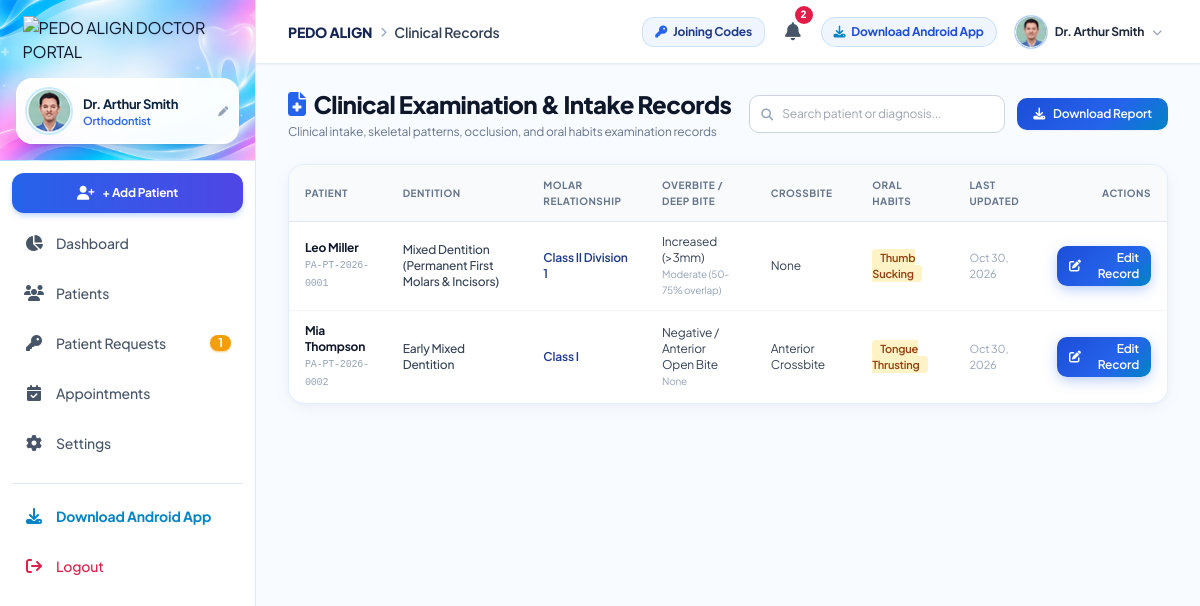
Before: /clinical-records/ (signed in) with the older database file.
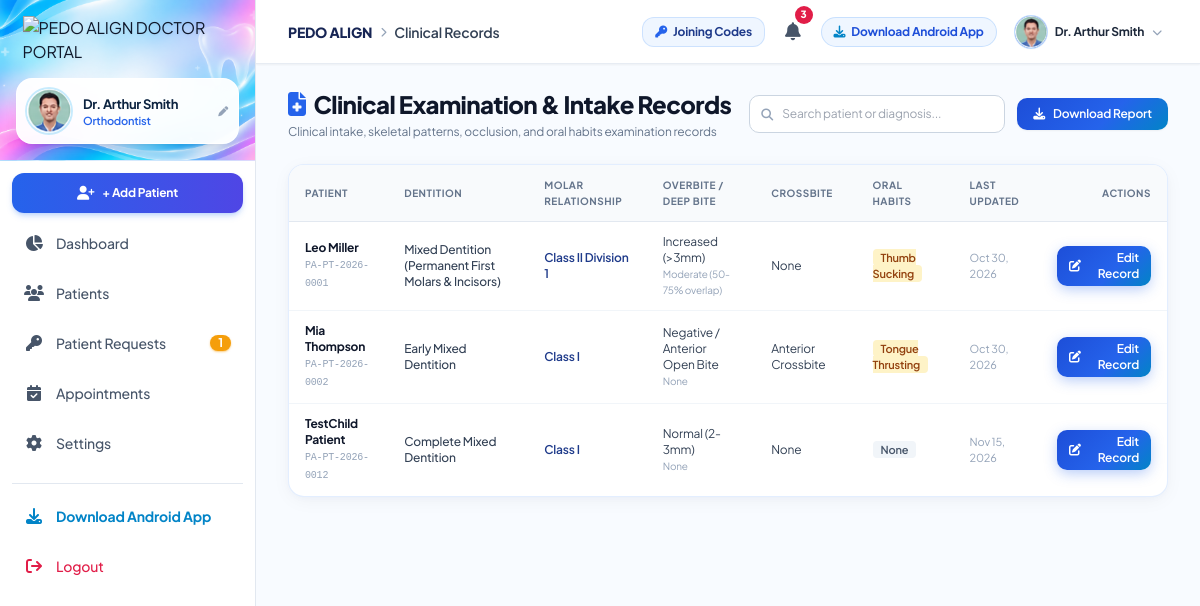
After: the same page with the newer database file.
### doctor/models.py (models this page shows, shortened)
class ClinicalRecord(models.Model):
    OVERBITE_CHOICES = [
        ('Normal (2-3mm)', 'Normal (2-3mm)'),
        ('Increased (>3mm)', 'Increased (>3mm)'),
        ('Decreased (<1mm)', 'Decreased (<1mm)'),
        ('Edge to Edge (0mm)', 'Edge to Edge (0mm)'),
        ('Negative / Anterior Open Bite', 'Negative / Anterior Open Bite'),
    ]
    DEEP_BITE_CHOICES = [
        ('None', 'None'),
        ('Mild (25-50% overlap)', 'Mild (25-50% overlap)'),
        ('Moderate (50-75% overlap)', 'Moderate (50-75% overlap)'),
        ('Severe (>75% / Palatal Impingement)', 'Severe (>75% / Palatal Impingement)'),
    ]
    MOLAR_RELATIONSHIP_CHOICES = [
        ('Class I', 'Class I'),
        ('Class II Division 1', 'Class II Division 1'),
        ('Class II Division 2', 'Class II Division 2'),
        ('Class III', 'Class III'),
    ]
    CANINE_RELATIONSHIP_CHOICES = [
        ('Class I', 'Class I'),
        ('Class II', 'Class II'),
        ('Class III', 'Class III'),
    ]
    CROSSBITE_CHOICES = [
        ('None', 'None'),
        ('Anterior Crossbite', 'Anterior Crossbite'),
        ('Posterior Unilateral (Right)', 'Posterior Unilateral (Right)'),
        ('Posterior Unilateral (Left)', 'Posterior Unilateral (Left)'),
        ('Posterior Bilateral', 'Posterior Bilateral'),
    ]
    ORAL_HABITS_CHOICES = [
        ('None', 'None'),
        ('Thumb Sucking', 'Thumb Sucking'),
        ('Tongue Thrusting', 'Tongue Thrusting'),
        ('Mouth Breathing', 'Mouth Breathing'),
        ('Bruxism (Teeth Grinding)', 'Bruxism (Teeth Grinding)'),
        ('Lip Biting / Sucking', 'Lip Biting / Sucking'),
        ('Multiple Oral Habits', 'Multiple Oral Habits'),
    ]
    patient = models.OneToOneField(Patient, on_delete=models.CASCADE, related_name='clinical_record')
    medical_history = models.TextField(blank=True, null=True, help_text="Allergies, systemic illnesses, ongoing medications")
    dental_history = models.TextField(blank=True, null=True, help_text="Previous dental/ortho treatments, trauma, fluoride history")
    teeth_present = models.CharField(max_length=250, default='Complete Mixed Dentition', help_text="e.g. Primary, Mixed, Permanent, missing teeth")
    overbite = models.CharField(max_length=100, choices=OVERBITE_CHOICES, default='Normal (2-3mm)')
    deep_bite = models.CharField(max_length=100, choices=DEEP_BITE_CHOICES, default='None')
    molar_relationship = models.CharField(max_length=100, choices=MOLAR_RELATIONSHIP_CHOICES, default='Class I')
    canine_relationship = models.CharField(max_length=100, choices=CANINE_RELATIONSHIP_CHOICES, default='Class I')
    crossbite = models.CharField(max_length=100, choices=CROSSBITE_CHOICES, default='None')
    molar_occlusion = models.CharField(max_length=150, default='Flush Terminal Plane', help_text="Flush terminal plane, mesial step, or distal step")
    oral_habits = models.CharField(max_length=100, choices=ORAL_HABITS_CHOICES, default='None')
    skeletal_notes = models.TextField(blank=True, null=True, help_text="Skeletal classification, facial symmetry, profile (straight, convex, concave)")
    doctor_clinical_notes = models.TextField(blank=True, null=True)
    created_at = models.DateTimeField(auto_now_add=True)
    updated_at = models.DateTimeField(auto_now=True)

class Patient(models.Model):
    GENDER_CHOICES = [
        ('Male', 'Male'),
        ('Female', 'Female'),
        ('Other', 'Other'),
    ]
    STATUS_CHOICES = [
        ('PENDING_CONNECTION', 'Pending Connection'),
        ('ACTIVE', 'Active Treatment'),
        ('ON_HOLD', 'On Hold'),
        ('COMPLETED', 'Completed'),
        ('DISCONTINUED', 'Discontinued'),
    ]
    CATEGORY_CHOICES = [
        ('CHILD', 'Child Patient'),
        ('ADULT', 'Adult Patient'),
    ]
    FREQUENCY_CHOICES = [
        ('WEEKLY', 'Weekly'),
        ('MONTHLY', 'Monthly'),
        ('CUSTOM', 'Custom Date'),
    ]
    doctor = models.ForeignKey(DoctorProfile, on_delete=models.CASCADE, related_name='patients')
    patient_id = models.CharField(max_length=50, unique=True)
    first_name = models.CharField(max_length=100)
    last_name = models.CharField(max_length=100)
    patient_category = models.CharField(max_length=20, choices=CATEGORY_CHOICES, default='CHILD', blank=True)
    email = models.EmailField(blank=True, null=True)
    phone = models.CharField(max_length=50)
    age = models.PositiveIntegerField()
    gender = models.CharField(max_length=20, choices=GENDER_CHOICES)
    date_of_birth = models.DateField(blank=True, null=True)
    parent_guardian_name = models.CharField(max_length=150, blank=True, null=True, help_text="Parent / Guardian Name")
    parent_guardian_phone = models.CharField(max_length=50, blank=True, null=True)
    parent_guardian_email = models.EmailField(blank=True, null=True, help_text="Parent / Guardian Email")
    parent_guardian_relationship = models.CharField(max_length=50, blank=True, null=True, default='Parent', help_text="Father, Mother, Guardian")
    appointment_frequency = models.CharField(max_length=20, choices=FREQUENCY_CHOICES, default='MONTHLY', blank=True)
    MONITORING_FREQUENCY_CHOICES = [
        ('DAILY', 'Daily Update'),
        ('WEEKLY', 'Weekly Update'),
        ('MONTHLY', 'Monthly Update'),
    ]
    monitoring_frequency = models.CharField(
        max_length=20,
        choices=MONITORING_FREQUENCY_CHOICES,
        default='WEEKLY',
        blank=True,
        help_text="Patient dental monitoring photo cadence (Daily, Weekly, Monthly)"
    )
    current_operation = models.CharField(max_length=200, default='Turn Quest', blank=True, null=True)
    diagnosed_problem = models.TextField(blank=True, null=True, help_text="Patient's primary dental problem diagnosed by doctor")
    treatment_status = models.CharField(max_length=30, choices=STATUS_CHOICES, default='PENDING_CONNECTION')
    treatment_start_date = models.DateField(blank=True, null=True)
    treatment_duration_months = models.PositiveIntegerField(default=12)
    profile_photo = models.ImageField(upload_to='patient_profiles/', blank=True, null=True)
    notes = models.TextField(blank=True, null=True)
    is_archived = models.BooleanField(default=False)
    archived_at = models.DateTimeField(blank=True, null=True)
    archived_reason = models.TextField(blank=True, null=True)
    is_deactivated = models.BooleanField(default=False)
    deactivated_at = models.DateTimeField(blank=True, null=True)
    deactivation_reason = models.TextField(blank=True, null=True)
    created_at = models.DateTimeField(auto_now_add=True)
    updated_at = models.DateTimeField(auto_now=True)
    class Meta:
        ordering = ['-created_at']
    @property
    def full_name(self):
        return f"{self.first_name} {self.last_name}"

### doctor/views.py (the view, shortened to what this page needs)
# urls.py: path('clinical-records/', views.clinical_records_view, name='clinical_records'),
@login_required
def clinical_records_view(request):
    doctor = get_doctor_or_none(request.user)
    if not doctor:
        return redirect('doctor:login')
    records_qs = ClinicalRecord.objects.filter(patient__doctor=doctor).select_related('patient')
    query = request.GET.get('q', '').strip()
    context = {
        'doctor': doctor,
        'records': records_qs,
        'query': query,
    }
    return render(request, 'doctor/clinical/clinical_records_list.html', context)

### doctor/views.py (called while the page is built)
def get_doctor_or_none(user):
    if not user.is_authenticated:
        return None
    try:
        return user.doctor_profile
    except DoctorProfile.DoesNotExist:
        return None

### patient/context_processors.py (called while the page is built)
def patient_context(request):
    if not request.user.is_authenticated:
        return {}
    patient_profile = getattr(request.user, 'patient_profile', None)
    if not patient_profile:
        return {}
    unread_notifications_count = patient_profile.notifications.filter(is_read=False).count()
    return {
        'current_patient': patient_profile,
        'patient_unread_notifs': unread_notifications_count,
    }

### doctor/templates/doctor/clinical/clinical_records_list.html (shortened to what the changed rows need)
{% extends 'doctor/base.html' %}
{% load static %}
{% block content %}
<div class="space-y-6">
    <div class="flex flex-col sm:flex-row sm:items-center sm:justify-between gap-4">
        <div>
            <h1 class="text-2xl font-black text-slate-900 tracking-tight flex items-center gap-2">
                <i class="fa-solid fa-file-medical text-blue-600"></i> Clinical Examination & Intake Records
            </h1>
        </div>
    </div>
    {% if records %}
    <div class="pa-card overflow-hidden">
        <div class="overflow-x-auto custom-scrollbar">
            <table class="w-full text-left text-xs border-collapse">
                <thead>
                    <tr class="bg-slate-50 border-b border-slate-200 text-slate-500 uppercase font-bold text-[10px] tracking-wider">
                        <th class="py-3 px-4">Patient</th>
                        <th class="py-3 px-4">Dentition</th>
                        <th class="py-3 px-4">Molar Relationship</th>
                        <th class="py-3 px-4">Overbite / Deep Bite</th>
                        <th class="py-3 px-4">Crossbite</th>
                        <th class="py-3 px-4">Oral Habits</th>
                        <th class="py-3 px-4">Last Updated</th>
                        <th class="py-3 px-4 text-right">Actions</th>
                    </tr>
                </thead>
                <tbody class="divide-y divide-slate-100">
                    {% for rec in records %}
                    <tr class="hover:bg-slate-50 transition">
                        <td class="py-3 px-4">
                            <a href="{% url 'doctor:patient_detail' rec.patient.id %}?tab=clinical" class="font-bold text-slate-900 hover:text-blue-700 block">
                                {{ rec.patient.full_name }}
                            </a>
                            <span class="text-[10px] text-slate-400 font-mono">{{ rec.patient.patient_id }}</span>
                        </td>
                        <td class="py-3 px-4 text-slate-700 font-medium">{{ rec.teeth_present }}</td>
                        <td class="py-3 px-4 font-semibold text-blue-900">{{ rec.molar_relationship }}</td>
                        <td class="py-3 px-4 text-slate-700">
                            <div>{{ rec.overbite }}</div>
                            <span class="text-[10px] text-slate-400">{{ rec.deep_bite }}</span>
                        </td>
                        <td class="py-3 px-4 text-slate-700">{{ rec.crossbite }}</td>
                        <td class="py-3 px-4">
                            <span class="px-2 py-0.5 rounded text-[11px] font-semibold {% if rec.oral_habits != 'None' %}bg-amber-100 text-amber-800{% else %}bg-slate-100 text-slate-600{% endif %}">
                                {{ rec.oral_habits }}
                            </span>
                        </td>
                        <td class="py-3 px-4 text-slate-400 text-[11px]">{{ rec.updated_at|date:"M d, Y" }}</td>
                        <td class="py-3 px-4 text-right">
                            <a href="{% url 'doctor:clinical_record_edit' rec.patient.id %}" class="btn-primary py-1 px-3 text-xs">
                                <i class="fa-solid fa-pen-to-square mr-1"></i> Edit Record
                            </a>
                        </td>
                    </tr>
                    {% endfor %}
                </tbody>
            </table>
        </div>
    </div>
    {% else %}
    <div class="pa-card p-12 text-center text-xs text-slate-400">
        <i class="fa-solid fa-notes-medical text-3xl mb-2 text-slate-300 block"></i>
        No clinical examination records found.
    </div>
    {% endif %}
</div>
{% endblock %}

### doctor/templates/doctor/base.html (shortened to what the changed rows need)
{% load static %}
<!DOCTYPE html>
<html lang="en" class="h-full bg-slate-50">
<head>
    <script src="https://cdn.tailwindcss.com"></script>
    <link rel="stylesheet" href="https://cdnjs.cloudflare.com/ajax/libs/font-awesome/6.5.1/css/all.min.css">
    <link rel="stylesheet" href="{% static 'doctor/css/custom.css' %}">
</head>
<body class="h-full flex flex-col font-sans text-slate-900 bg-slate-50 antialiased selection:bg-blue-100 selection:text-blue-900">
    <div class="flex h-screen overflow-hidden">
        <div class="flex-1 flex flex-col min-w-0 overflow-hidden bg-[#f8fbff]">
            <header class="h-16 w-full bg-white/95 backdrop-blur-md border-b border-slate-200/80 flex items-center justify-between px-4 sm:px-6 lg:px-8 z-30 shadow-sm flex-shrink-0">
                <div class="flex items-center gap-3">
                    <a href="{% url 'doctor:notifications' %}" class="relative p-2 rounded-xl text-slate-600 hover:bg-blue-50 hover:text-blue-600 transition-all " title="View Notifications">
                        <i class="fa-solid fa-bell text-lg"></i>
                        {% if unread_notifications_count > 0 %}
                        <span class="absolute -top-1 -right-1 min-w-[18px] h-[18px] px-1 bg-rose-600 text-white text-[10px] font-black rounded-full flex items-center justify-center ring-2 ring-white shadow-xs animate-pulse">
                            {% if unread_notifications_count > 99 %}99+{% else %}{{ unread_notifications_count }}{% endif %}
                        </span>
                        {% endif %}
                    </a>
                </div>
            </header>
            <main class="flex-1 overflow-y-auto px-4 sm:px-6 lg:px-8 py-6 pb-24 lg:pb-6 custom-scrollbar">
                {% block content %}{% endblock %}
            </main>
        </div>
    </div>
</body>
</html>

Changed rows visible on the page:
added ClinicalRecord: patient.full_name "TestChild Patient", patient.patient_id "PA-PT-2026-0012", teeth_present "Complete Mixed Dentition", molar_relationship "Class I", overbite "Normal (2-3mm)", deep_bite "None", crossbite "None", oral_habits "None", updated_at "Nov 15, 2026"
Other visible differences:
{{ unread_notifications_count }}: "2" → "3"
